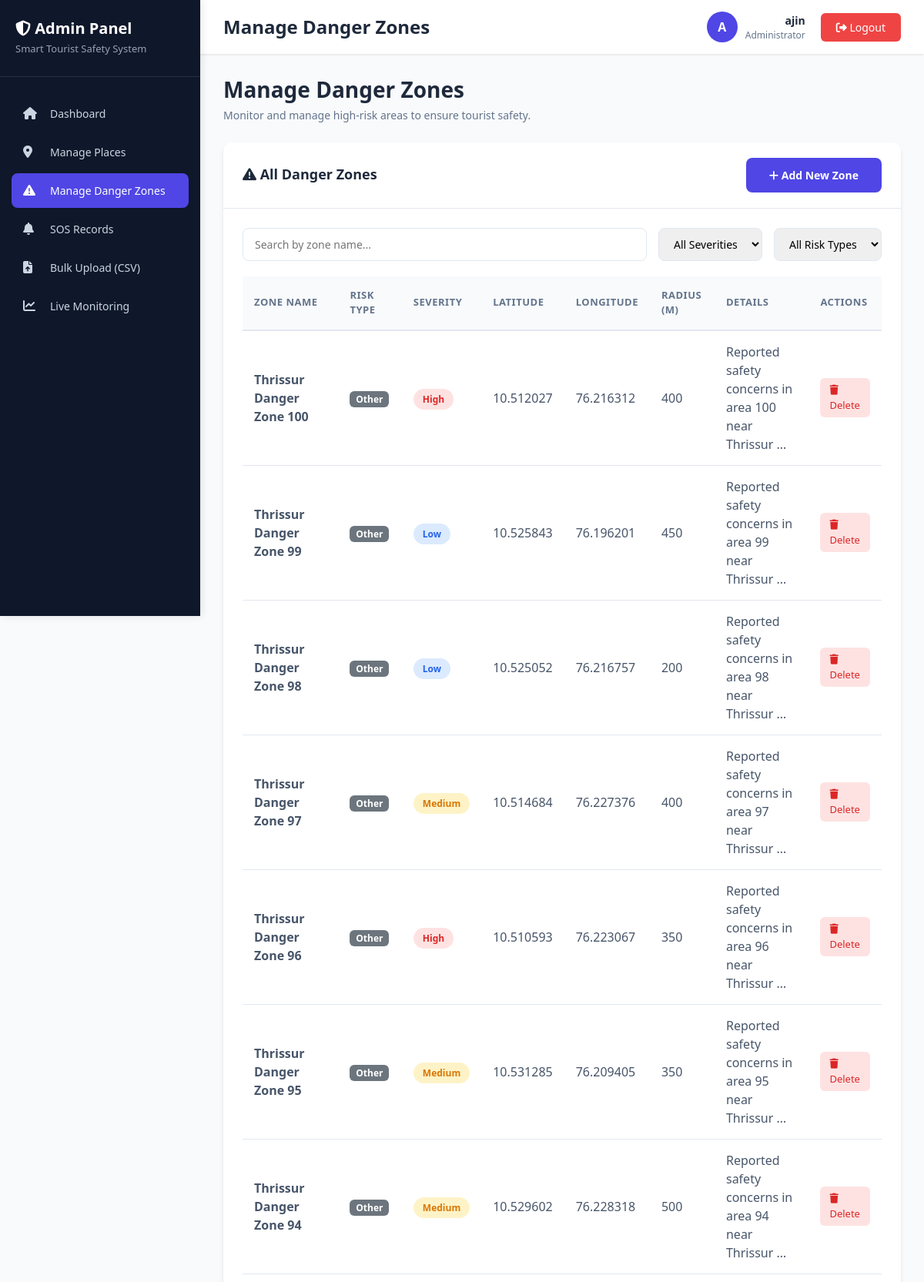
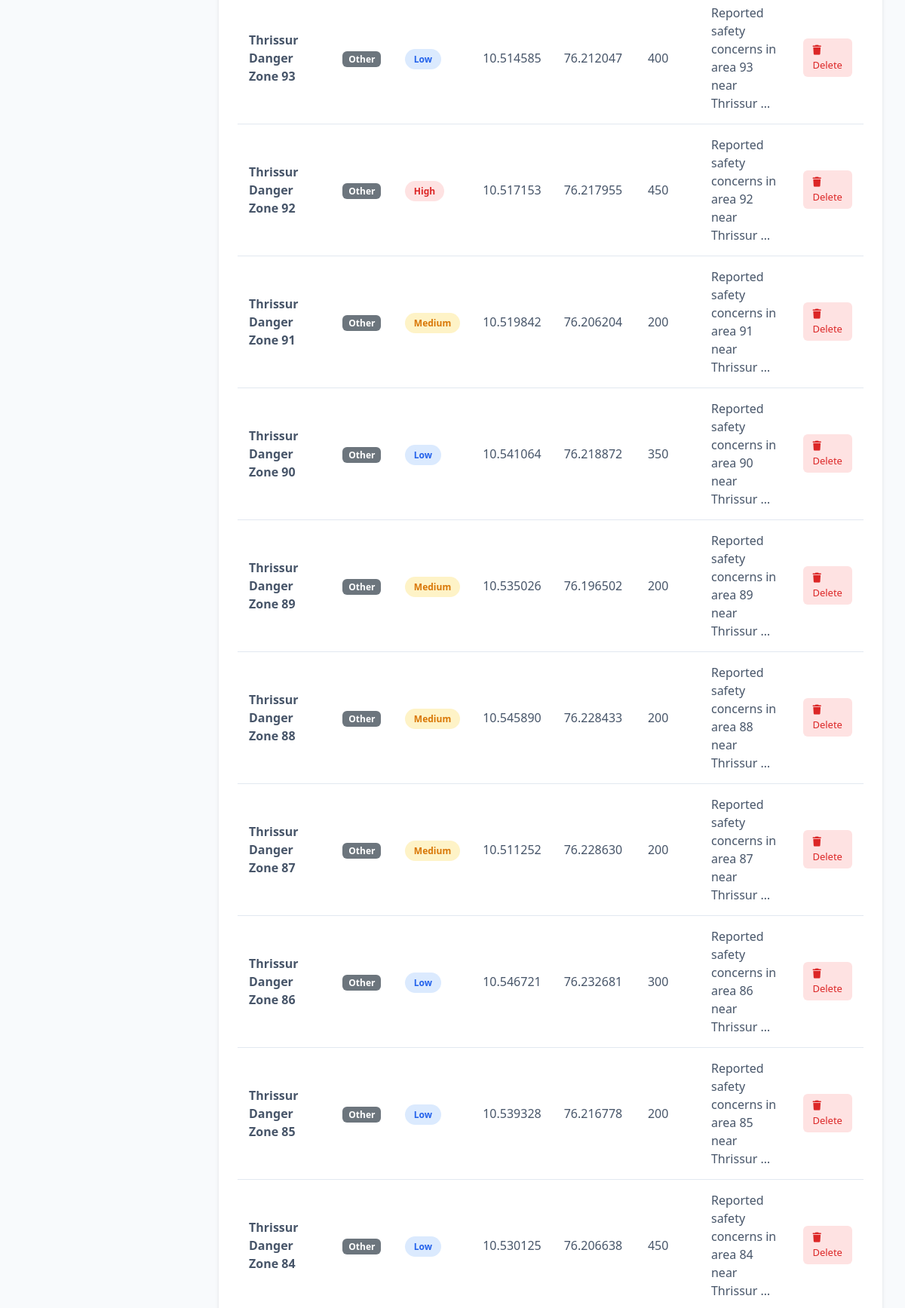
The page /accounts/admin/manage-zones/ (signed in, upper part) on the database its author committed (2 pictures, top to bottom).
### core/models.py (models this page shows, shortened)
class DangerZone(models.Model):
    RISK_TYPES = [
        ('Crime', 'Crime'),
        ('Flood', 'Flood'),
        ('Landslide', 'Landslide'),
    ]
    SEVERITY = [
        ('Low', 'Low'),
        ('Medium', 'Medium'),
        ('High', 'High'),
    ]
    name = models.CharField(max_length=100)
    risk_type = models.CharField(max_length=50, choices=RISK_TYPES)
    severity = models.CharField(max_length=50, choices=SEVERITY)
    latitude = models.DecimalField(max_digits=9, decimal_places=6)
    longitude = models.DecimalField(max_digits=9, decimal_places=6)
    additional_details = models.TextField(blank=True)
    radius = models.IntegerField(default=500, help_text='Geofence radius in meters')

### accounts/views.py (the view)
# urls.py: path('admin/manage-zones/', views.manage_zones, name='manage_zones'),
@login_required
def manage_zones(request):
    zones = DangerZone.objects.all().order_by('-id')
    context = {'zones': zones}
    return render(request, 'accounts/manage_zones.html', context)

### accounts/templates/accounts/manage_zones.html (shortened to what this page needs)
{% extends 'accounts/base_admin.html' %}
{% block page_header %}Manage Danger Zones{% endblock %}
{% block content %}
<div class="page-title">
    <h2>Manage Danger Zones</h2>
    <p>Monitor and manage high-risk areas to ensure tourist safety.</p>
</div>
<div class="content-card">
    <div class="content-card-header">
        <h5><i class="fas fa-exclamation-triangle"></i> All Danger Zones</h5>
        <a href="{% url 'add_zone' %}" class="btn btn-primary btn-sm">
            <i class="fas fa-plus"></i> Add New Zone
        </a>
    </div>
    <div class="content-card-body">
        <div class="search-filter-bar">
            <div class="search-box">
                <input type="text" id="searchInput" placeholder="Search by zone name...">
            </div>
            <div class="filter-box">
                <select id="severityFilter">
                    <option value="">All Severities</option>
                </select>
            </div>
            <div class="filter-box">
                <select id="riskFilter">
                    <option value="">All Risk Types</option>
                </select>
            </div>
        </div>
        {% if zones %}
        <div class="table-wrapper">
            <table class="custom-table" id="zonesTable">
                <thead>
                    <tr>
                        <th>Zone Name</th>
                        <th>Risk Type</th>
                        <th>Severity</th>
                        <th>Latitude</th>
                        <th>Longitude</th>
                        <th>Radius (m)</th>
                        <th>Details</th>
                        <th>Actions</th>
                    </tr>
                </thead>
                <tbody>
                    {% for zone in zones %}
                    <tr>
                        <td><strong>{{ zone.name }}</strong></td>
                        <td>
                            <span class="badge bg-secondary">{{ zone.risk_type }}</span>
                        </td>
                        <td>
                            <span class="badge-severity
                                    {% if zone.severity == 'High' %}badge-high
                                    {% elif zone.severity == 'Medium' %}badge-medium
                                    {% else %}badge-low{% endif %}">
                                {{ zone.severity }}
                            </span>
                        </td>
                        <td>{{ zone.latitude|default:"-" }}</td>
                        <td>{{ zone.longitude|default:"-" }}</td>
                        <td>{{ zone.radius|default:"500" }}</td>
                        <td>{{ zone.additional_details|truncatewords:8|default:"-" }}</td>
                        <td>
                            <a href="javascript:void(0)"
                                onclick="confirmDelete('{% url 'delete_zone' zone.id %}', '{{ zone.name }}')"
                                class="btn-action btn-delete">
                                <i class="fas fa-trash"></i> Delete
                            </a>
                        </td>
                    </tr>
                    {% endfor %}
                </tbody>
            </table>
        </div>
        {% endif %}
    </div>
</div>
{% endblock %}

### accounts/templates/accounts/base_admin.html (shortened to what this page needs)
<!DOCTYPE html>
<html lang="en">
<head>
    <link href="https://cdn.jsdelivr.net/npm/bootstrap@5.3.0/dist/css/bootstrap.min.css" rel="stylesheet">
    <link rel="stylesheet" href="https://cdnjs.cloudflare.com/ajax/libs/font-awesome/6.4.0/css/all.min.css">
</head>
<body>
    <div class="sidebar" id="sidebar">
        <div class="sidebar-header">
            <h3><i class="fas fa-shield-alt"></i> Admin Panel</h3>
            <p>Smart Tourist Safety System</p>
        </div>
        <nav class="sidebar-nav">
            <div class="nav-item">
                <a href="{% url 'admin_dashboard' %}"
                    class="nav-link {% if request.resolver_match.url_name == 'admin_dashboard' %}active{% endif %}">
                    <i class="fas fa-home"></i>
                    <span>Dashboard</span>
                </a>
            </div>
            <div class="nav-item">
                <a href="{% url 'manage_places' %}"
                    class="nav-link {% if request.resolver_match.url_name == 'manage_places' %}active{% endif %}">
                    <i class="fas fa-map-marker-alt"></i>
                    <span>Manage Places</span>
                </a>
            </div>
            <div class="nav-item">
                <a href="{% url 'manage_zones' %}"
                    class="nav-link {% if request.resolver_match.url_name == 'manage_zones' %}active{% endif %}">
                    <i class="fas fa-exclamation-triangle"></i>
                    <span>Manage Danger Zones</span>
                </a>
            </div>
            <div class="nav-item">
                <a href="{% url 'manage_sos' %}"
                    class="nav-link {% if request.resolver_match.url_name == 'manage_sos' %}active{% endif %}">
                    <i class="fas fa-bell"></i>
                    <span>SOS Records</span>
                </a>
            </div>
            <div class="nav-item">
                <a href="{% url 'bulk_upload' %}"
                    class="nav-link {% if request.resolver_match.url_name == 'bulk_upload' %}active{% endif %}">
                    <i class="fas fa-file-upload"></i>
                    <span>Bulk Upload (CSV)</span>
                </a>
            </div>
            <div class="nav-item">
                <a href="{% url 'admin_monitoring' %}" class="nav-link">
                    <i class="fas fa-chart-line"></i>
                    <span>Live Monitoring</span>
                </a>
            </div>
        </nav>
    </div>
    <div class="main-content">
        <div class="top-header">
            <h4>{% block page_header %}Dashboard{% endblock %}</h4>
            <div class="header-right">
                <div class="admin-info">
                    <div class="admin-avatar">
                        {{ user.username|slice:':1'|upper }}
                    </div>
                    <div class="admin-details">
                        <div class="name">{{ user.username }}</div>
                        <div class="role">Administrator</div>
                    </div>
                </div>
                <form method="post" action="{% url 'logout' %}" style="margin: 0;">
                    <button type="submit" class="btn-logout">
                        <i class="fas fa-sign-out-alt"></i> Logout
                    </button>
                </form>
            </div>
        </div>
        <div class="content-area">
            {% block content %}{% endblock %}
        </div>
    </div>
</body>
</html>

### accounts/templates/accounts/base_admin.html (style rules this page uses)
:root { --sidebar-width: 260px; --primary-color: #4f46e5; --secondary-color: #10b981; --danger-color: #ef4444; --warning-color: #f59e0b; --dark-bg: #1e293b; --sidebar-bg: #0f172a; --card-shadow: 0 4px 6px -1px rgba(0, 0, 0, 0.1), 0 2px 4px -1px rgba(0, 0, 0, 0.06); }
* { margin: 0; padding: 0; box-sizing: border-box; }
body { font-family: 'Segoe UI', Tahoma, Geneva, Verdana, sans-serif; background: #f8fafc; color: #334155; }
.sidebar { position: fixed; left: 0; top: 0; width: var(--sidebar-width); height: 100vh; background: var(--sidebar-bg); color: white; overflow-y: auto; z-index: 1000; box-shadow: 2px 0 10px rgba(0, 0, 0, 0.1); }
.sidebar-header { padding: 25px 20px; border-bottom: 1px solid rgba(255, 255, 255, 0.1); }
.sidebar-header h3 { color: white; font-size: 20px; font-weight: 600; margin: 0; }
.sidebar-header p { color: #94a3b8; font-size: 13px; margin: 5px 0 0 0; }
.sidebar-nav { padding: 20px 0; }
.nav-item { margin: 5px 15px; }
.nav-link { display: flex; align-items: center; padding: 12px 15px; color: #cbd5e1; text-decoration: none; border-radius: 8px; transition: all 0.3s; font-size: 14px; }
.nav-link.active { background: var(--primary-color); color: white; }
.nav-link i { min-width: 25px; margin-right: 10px; font-size: 16px; }
.main-content { margin-left: var(--sidebar-width); min-height: 100vh; }
.top-header { background: white; box-shadow: 0 1px 3px rgba(0, 0, 0, 0.1); padding: 15px 30px; display: flex; justify-content: space-between; align-items: center; position: sticky; top: 0; z-index: 999; }
.top-header h4 { margin: 0; color: var(--dark-bg); font-size: 24px; font-weight: 600; }
.header-right { display: flex; align-items: center; gap: 20px; }
.admin-info { display: flex; align-items: center; gap: 10px; }
.admin-avatar { width: 40px; height: 40px; border-radius: 50%; background: var(--primary-color); display: flex; align-items: center; justify-content: center; color: white; font-weight: bold; }
.admin-details { text-align: right; }
.admin-details .name { font-weight: 600; font-size: 14px; color: var(--dark-bg); }
.admin-details .role { font-size: 12px; color: #64748b; }
.btn-logout { background: var(--danger-color); color: white; border: none; padding: 8px 20px; border-radius: 6px; font-size: 14px; cursor: pointer; transition: all 0.3s; }
.content-area { padding: 30px; }
.page-title { margin-bottom: 25px; }
.page-title h2 { font-size: 28px; font-weight: 700; color: var(--dark-bg); margin-bottom: 5px; }
.page-title p { color: #64748b; font-size: 14px; }
.content-card { background: white; border-radius: 12px; box-shadow: var(--card-shadow); margin-bottom: 25px; }
.content-card-header { padding: 20px 25px; border-bottom: 1px solid #e2e8f0; display: flex; justify-content: space-between; align-items: center; }
.content-card-header h5 { margin: 0; font-size: 18px; font-weight: 600; color: var(--dark-bg); }
.content-card-body { padding: 25px; }
.table-wrapper { overflow-x: auto; }
.custom-table { width: 100%; border-collapse: separate; border-spacing: 0; }
.custom-table thead th { background: #f8fafc; padding: 15px; text-align: left; font-weight: 600; font-size: 13px; color: #64748b; text-transform: uppercase; letter-spacing: 0.5px; border-bottom: 2px solid #e2e8f0; }
.custom-table tbody td { padding: 15px; border-bottom: 1px solid #e2e8f0; color: #475569; }
.badge-severity { padding: 5px 12px; border-radius: 20px; font-size: 12px; font-weight: 600; }
.badge-high { background: #fee2e2; color: #dc2626; }
.badge-medium { background: #fef3c7; color: #d97706; }
.badge-low { background: #dbeafe; color: #2563eb; }
.btn-action { padding: 6px 12px; border-radius: 6px; font-size: 13px; border: none; cursor: pointer; transition: all 0.3s; text-decoration: none; display: inline-block; }
.btn-delete { background: #fee2e2; color: #dc2626; }
.search-filter-bar { display: flex; gap: 15px; margin-bottom: 20px; flex-wrap: wrap; }
.search-box { flex: 1; min-width: 250px; }
.search-box input { width: 100%; padding: 10px 15px; border: 1px solid #e2e8f0; border-radius: 8px; font-size: 14px; }
.filter-box select { padding: 10px 15px; border: 1px solid #e2e8f0; border-radius: 8px; font-size: 14px; cursor: pointer; }
.btn-primary { background: var(--primary-color); color: white; padding: 12px 30px; border: none; border-radius: 8px; font-size: 14px; font-weight: 600; cursor: pointer; transition: all 0.3s; }

### rows shown on the page
DangerZone: name "Thrissur Danger Zone 100", risk_type "Other", severity "High", latitude "10.512027", longitude "76.216312", radius "400", additional_details "Reported safety concerns in area 100 near Thrissur …"
DangerZone: name "Thrissur Danger Zone 99", risk_type "Other", severity "Low", latitude "10.525843", longitude "76.196201", radius "450", additional_details "Reported safety concerns in area 99 near Thrissur …"
DangerZone: name "Thrissur Danger Zone 98", risk_type "Other", severity "Low", latitude "10.525052", longitude "76.216757", radius "200", additional_details "Reported safety concerns in area 98 near Thrissur …"
DangerZone: name "Thrissur Danger Zone 97", risk_type "Other", severity "Medium", latitude "10.514684", longitude "76.227376", radius "400", additional_details "Reported safety concerns in area 97 near Thrissur …"
DangerZone: name "Thrissur Danger Zone 96", risk_type "Other", severity "High", latitude "10.510593", longitude "76.223067", radius "350", additional_details "Reported safety concerns in area 96 near Thrissur …"
DangerZone: name "Thrissur Danger Zone 95", risk_type "Other", severity "Medium", latitude "10.531285", longitude "76.209405", radius "350", additional_details "Reported safety concerns in area 95 near Thrissur …"
DangerZone: name "Thrissur Danger Zone 94", risk_type "Other", severity "Medium", latitude "10.529602", longitude "76.228318", radius "500", additional_details "Reported safety concerns in area 94 near Thrissur …"
DangerZone: name "Thrissur Danger Zone 93", risk_type "Other", severity "Low", latitude "10.514585", longitude "76.212047", radius "400", additional_details "Reported safety concerns in area 93 near Thrissur …"
DangerZone: name "Thrissur Danger Zone 92", risk_type "Other", severity "High", latitude "10.517153", longitude "76.217955", radius "450", additional_details "Reported safety concerns in area 92 near Thrissur …"
DangerZone: name "Thrissur Danger Zone 91", risk_type "Other", severity "Medium", latitude "10.519842", longitude "76.206204", radius "200", additional_details "Reported safety concerns in area 91 near Thrissur …"
DangerZone: name "Thrissur Danger Zone 90", risk_type "Other", severity "Low", latitude "10.541064", longitude "76.218872", radius "350", additional_details "Reported safety concerns in area 90 near Thrissur …"
DangerZone: name "Thrissur Danger Zone 89", risk_type "Other", severity "Medium", latitude "10.535026", longitude "76.196502", radius "200", additional_details "Reported safety concerns in area 89 near Thrissur …"
DangerZone: name "Thrissur Danger Zone 88", risk_type "Other", severity "Medium", latitude "10.545890", longitude "76.228433", radius "200", additional_details "Reported safety concerns in area 88 near Thrissur …"
DangerZone: name "Thrissur Danger Zone 87", risk_type "Other", severity "Medium", latitude "10.511252", longitude "76.228630", radius "200", additional_details "Reported safety concerns in area 87 near Thrissur …"
DangerZone: name "Thrissur Danger Zone 86", risk_type "Other", severity "Low", latitude "10.546721", longitude "76.232681", radius "300", additional_details "Reported safety concerns in area 86 near Thrissur …"
DangerZone: name "Thrissur Danger Zone 85", risk_type "Other", severity "Low", latitude "10.539328", longitude "76.216778", radius "200", additional_details "Reported safety concerns in area 85 near Thrissur …"
DangerZone: name "Thrissur Danger Zone 84", risk_type "Other", severity "Low", latitude "10.530125", longitude "76.206638", radius "450", additional_details "Reported safety concerns in area 84 near Thrissur …"

### other values the page prints
{{ user.username|slice:':1'|upper }} "A"
{{ user.username }} "ajin"
